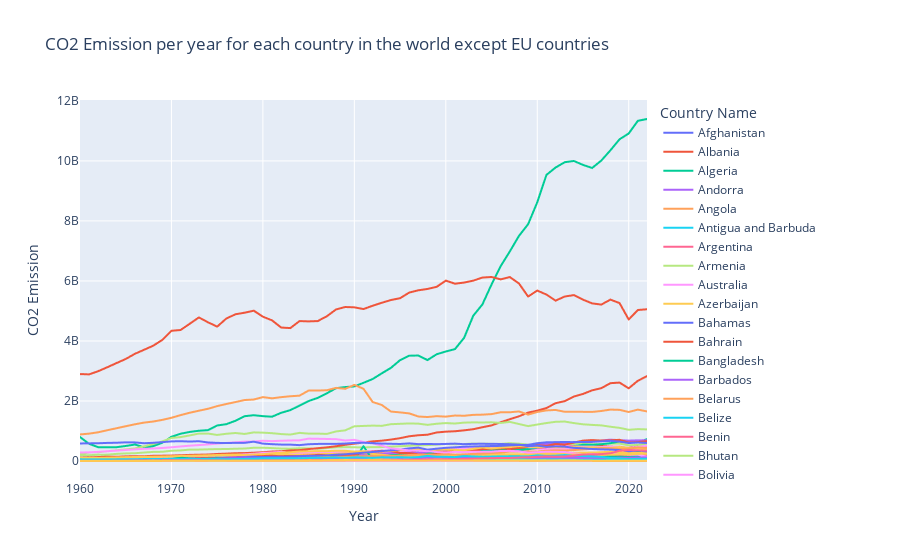

This figure's notebook cell:
### Markdown cell above
The choice of a line plot is motivated by wanting to show the worlds effort to reduce CO2 emissions over time. By visually tracking this journey, the line plot will show insights into which direction the world is moving towards, to limit CO2 emissions. It also shows the different events that might have happened.

### Code cell
# Timeserie with world co2 emission
df_world = df.copy()

list_world = ['Afghanistan', 'Albania', 'Algeria', 'Andorra', 'Angola', 'Antigua and Barbuda', 'Argentina', 'Armenia', 'Australia', 'Austria', 'Azerbaijan', 'Bahamas', 'Bahrain', 'Bangladesh', 'Barbados', 'Belarus', 'Belgium', 'Belize', 'Benin', 'Bhutan', 'Bolivia', 'Bosnia and Herzegovina', 'Botswana', 'Brazil', 'Brunei', 'Bulgaria', 'Burkina Faso', 'Burundi', 'Cambodia', 'Cameroon', 'Canada', 'Cape Verde', 'Central African Republic', 'Chad', 'Chile', 'China', 'Colombia', 'Comoros', 'Congo', 'Costa Rica', 'Croatia', 'Cuba', 'Cyprus', 'Czechia', 'Denmark', 'Djibouti', 'Dominica', 'Dominican Republic', 'Ecuador', 'Egypt', 'El Salvador', 'Equatorial Guinea', 'Eritrea', 'Estonia', 'Eswatini', 'Ethiopia', 'Fiji', 'Finland', 'France', 'Gabon', 'Gambia', 'Georgia', 'Germany', 'Ghana', 'Greece', 'Grenada', 'Guatemala', 'Guinea', 'Guinea-Bissau', 'Guyana', 'Haiti', 'Honduras', 'Hungary', 'Iceland', 'India', 'Indonesia', 'Iran', 'Iraq', 
              'Ireland', 'Israel', 'Italy', 'Jamaica', 'Japan', 'Jordan', 'Kazakhstan', 'Kenya', 'Kiribati', 'Kuwait', 'Kyrgyzstan', 'Laos', 'Latvia', 'Lebanon', 'Lesotho', 'Liberia', 'Libya', 'Liechtenstein', 'Lithuania', 'Luxembourg', 'Madagascar', 'Malawi', 'Malaysia', 'Maldives', 'Mali', 'Malta', 'Marshall Islands', 'Mauritania', 'Mauritius', 'Mexico', 'Micronesia', 'Moldova', 'Monaco', 'Mongolia', 'Montenegro', 'Morocco', 'Mozambique', 'Myanmar', 'Namibia', 'Nauru', 'Nepal', 'Netherlands', 'New Zealand', 'Nicaragua', 'Niger', 'Nigeria', 'North Korea', 'North Macedonia', 'Norway', 'Oman', 'Pakistan',
              'Palau', 'Panama', 'Papua New Guinea', 'Paraguay', 'Peru', 'Philippines', 'Poland', 'Portugal', 'Qatar', 'Romania', 'Russia', 'Rwanda', 'Saint Kitts and Nevis', 'Saint Lucia', 'Saint Vincent and the Grenadines', 'Samoa', 'San Marino', 'Sao Tome and Principe', 'Saudi Arabia', 'Senegal', 'Serbia', 'Seychelles', 'Sierra Leone', 'Singapore', 'Slovakia', 'Slovenia', 'Solomon Islands', 'Somalia', 'South Africa', 'South Korea', 'South Sudan', 'Spain', 'Sri Lanka', 'Sudan', 'Suriname', 'Sweden', 'Switzerland', 'Syria', 'Tajikistan', 'Tanzania', 'Thailand', 'Timor-Leste', 'Togo', 'Tonga', 'Trinidad and Tobago', 'Tunisia', 'Turkey', 'Turkmenistan', 'Tuvalu', 'Uganda', 'Ukraine', 'United Arab Emirates', 'United Kingdom', 'United States', 'Uruguay', 'Uzbekistan', 'Vanuatu', 'Vatican City', 'Venezuela', 'Vietnam', 'Yemen', 'Zambia', 'Zimbabwe']

df_world = df_world[df_world['Country Name'].isin(list_world)]
df_world = df_world[~df_world['Country Name'].isin(EU)]
df_world_yearly = df_world.melt(id_vars='Country Name', var_name='Year', value_name='CO2 Emission')
#plot the world co2 emission
fig = px.line(df_world_yearly, x='Year', y='CO2 Emission', color='Country Name', title='CO2 Emission per year for each country in the world except EU countries')
fig.show()
# save interactive figure as html
fig.write_html("CO2_Emission_World.html")
